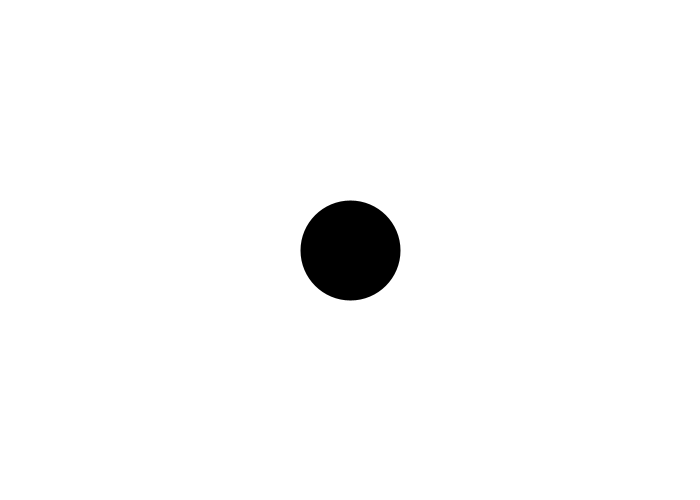
Frame 1 (no input)
Frame 60 (the mouse pressed at the canvas centre just before this capture): identical to frame 1, image omitted
Frame 120 (the mouse held since frame 60 and released just before this capture): identical to frame 1, image omitted

The Processing sketch that drew this single still picture (run headless with seeded random() and noise(); from frame 60 on, the mouse is pressed at the canvas centre):

// Processing sketch: tablice01
// ── tablice01.pde
//talica danych
int[] dane = { 
100, 
50, 
30, 
130, 
55, 
70 
};

int ktory = 0;

void setup(){
  size(700, 500); 
  imageMode(CENTER);
}

void draw(){
  background(255);
  strokeWeight(dane[ktory]);
  point(350, 250);
}

void keyReleased() {
  if(ktory < dane.length-1) ktory++; else ktory = 0;
}
